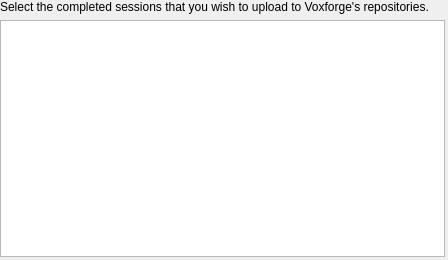
<?xml version="1.0" encoding="UTF-8"?>
<ui version="4.0">
 <class>PackageSelection</class>
 <widget class="QWizardPage" name="PackageSelection">
  <property name="geometry">
   <rect>
    <x>0</x>
    <y>0</y>
    <width>448</width>
    <height>260</height>
   </rect>
  </property>
  <property name="windowTitle">
   <string>Package Crafting</string>
  </property>
  <property name="title">
   <string>Packaging Crafting</string>
  </property>
  <property name="subTitle">
   <string>Select the sessions you want to compile into a package to upload to Voxforge.</string>
  </property>
  <widget class="QWidget" name="gridLayoutWidget">
   <property name="geometry">
    <rect>
     <x>0</x>
     <y>0</y>
     <width>445</width>
     <height>257</height>
    </rect>
   </property>
   <layout class="QGridLayout" name="gridLayout">
    <item row="0" column="0">
     <widget class="QLabel" name="label">
      <property name="text">
       <string>Select the completed sessions that you wish to upload to Voxforge's repositories.</string>
      </property>
      <property name="wordWrap">
       <bool>true</bool>
      </property>
     </widget>
    </item>
    <item row="1" column="0">
     <widget class="QTableWidget" name="tableWidgetPackages"/>
    </item>
   </layout>
  </widget>
 </widget>
 <resources>
  <include location="../res.qrc"/>
 </resources>
 <connections/>
</ui>
